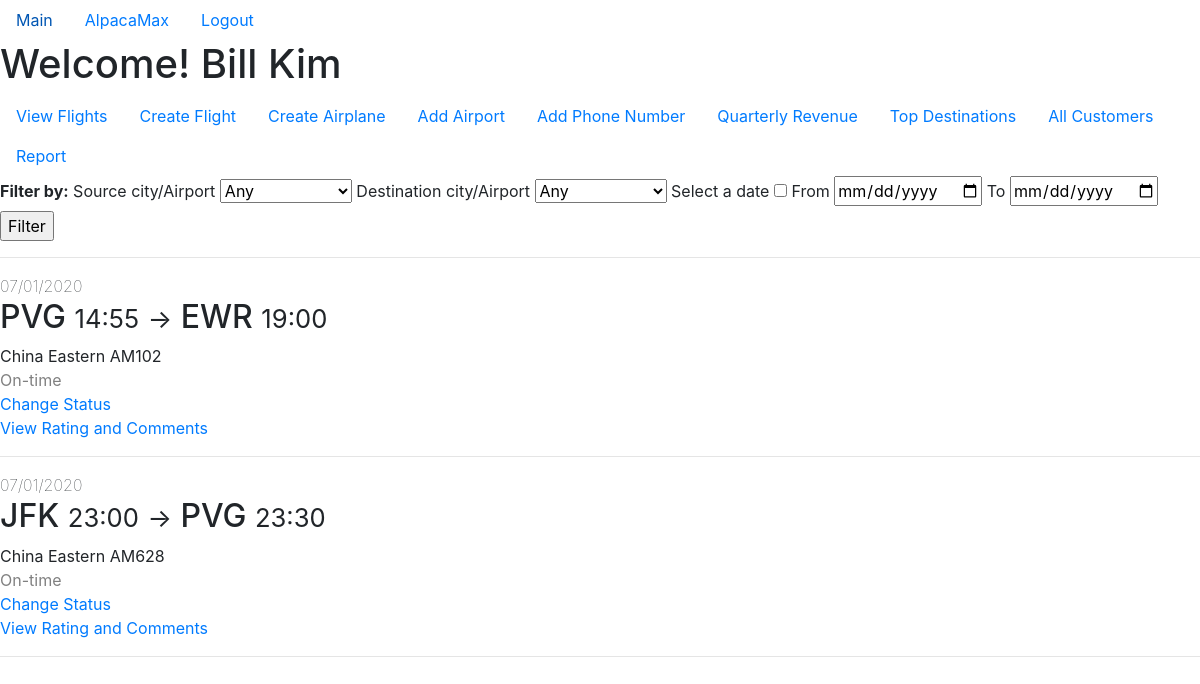
The page /staffFlights (signed in) on the database its author committed.
### app/models.py (models this page shows, shortened)
class Staff(db.Model, UserMixin):
    username = db.Column(db.String(20), primary_key=True)
    password = db.Column(db.String(60), nullable=False)
    first_name = db.Column(db.String(20), nullable=False)
    last_name = db.Column(db.String(20), nullable=False)
    date_of_birth = db.Column(db.Date, nullable=False)
    airline_name = db.Column(db.String(20),
                             db.ForeignKey("airline.name"),
                             nullable=False)
    phones = db.relationship("Phone", backref="staff", lazy=True)
    def get_id(self):
        return self.username
    def get_user_type(self):
        return "Staff"

class Flight(db.Model):
    flight_num = db.Column(db.String(5), primary_key=True)
    depart_datetime = db.Column(db.DateTime, primary_key=True)
    airline_name = db.Column(db.String(20),
                             db.ForeignKey("airplane.airline_name"),
                             primary_key=True)
    depart_airport = db.Column(db.String(20),
                               db.ForeignKey("airport.name"),
                               nullable=False)
    arrival_datetime = db.Column(db.DateTime, nullable=False)
    arrival_airport = db.Column(db.String(20),
                                db.ForeignKey("airport.name"),
                                nullable=False)
    base_price = db.Column(db.Integer, nullable=False)
    airplane_id = db.Column(db.String(5),
                            db.ForeignKey("airplane.id"),
                            nullable=False)
    status = db.Column(db.String(10), nullable=False)
    tickets = db.relationship("Ticket",
                              backref="flight",
                              lazy=True,
                              primaryjoin='''and_(Flight.flight_num==Ticket.flight_num,
                                            Flight.depart_datetime==Ticket.depart_datetime,
                                            Flight.airline_name==Ticket.airline_name)''')

### app/routes.py (the view)
@app.route("/staffFlights", methods=["GET", "POST"])
@login_required
def staff_flights():
    if (current_user.get_user_type() == "Customer"):
        flash("You cannot see these flights!")
        return redirect(url_for("home"))
    form = StaffFlightFilterForm()
    form.create_choices()
    if (form.validate_on_submit()):
        flights = Flight.query.filter(Flight.airline_name==current_user.airline_name)
        if (form.source_city_airport.data != "any"):
            flights = flights.filter(Flight.depart_airport==form.source_city_airport.data)
        if (form.dest_city_airport.data != "any"):
            flights = flights.filter(Flight.arrival_airport==form.dest_city_airport.data)
        if (form.gonna_filter_date.data and form.start_date.data and form.end_date.data):
            flights = flights.filter(Flight.depart_datetime>=to_datetime(form.start_date.data),
                                     Flight.depart_datetime<=to_datetime(form.end_date.data))
    else:
        today = datetime.datetime.today()
        next_month = today + datetime.timedelta(days=30)
        flights = Flight.query.filter(Flight.airline_name==current_user.airline_name,
                                      Flight.depart_datetime>=today,
                                      Flight.depart_datetime<=next_month)
    return render_template("staff_flights.html", form=form, flights=flights.all())

### app/forms.py (shortened to what this page needs)
class StaffFlightFilterForm(FlaskForm):
    start_date = StringField("From")
    end_date = StringField("To")
    source_city_airport = SelectField("Source city/Airport")
    dest_city_airport = SelectField("Destination city/Airport")
    gonna_filter_date = BooleanField("Select a date")
    submit = SubmitField("Filter")
    def create_choices(self):
        choices = [('any', 'Any')] + [(airport.name, "%s/%s" % (airport.city, airport.name)) for airport in Airport.query.all()]
        self.source_city_airport.choices = choices
        self.dest_city_airport.choices = choices

### app/models.py (called while the page is built)
@login_manager.user_loader
def load_user(user_id):
    result = Staff.query.get(user_id)
    if (result is None):
        return Customer.query.get(user_id)
    else:
        return result

### app/templates/staff_flights.html (shortened to what this page needs)
{% extends 'staff_layout.html' %}
{% block home_content %}
<form method="POST" action"">
    <label style="font-weight:bold">Filter by: </label>
    {{ form.source_city_airport.label() }}
    {{ form.source_city_airport() }}
    {{ form.dest_city_airport.label() }}
    {{ form.dest_city_airport() }}
    {{ form.gonna_filter_date.label() }}
    {{ form.gonna_filter_date() }}
    {{ form.start_date.label() }}
    {{ form.start_date(type="date") }}
    {{ form.end_date.label() }}
    {{ form.end_date(type="date") }}
    {{ form.submit() }}
</form>
<hr>
{% for flight in flights %}
    <div>
        <span style="font-weight:lighter">{{ flight.depart_datetime.strftime("%m/%d/%Y") }}</span><br>
        <h2>
            {{ flight.depart_airport }}
            <small>{{ flight.depart_datetime.strftime("%H:%M") }}</small>
            <small>-></small>
            {{ flight.arrival_airport }}
            <small>{{ flight.arrival_datetime.strftime("%H:%M") }}</small>
        </h2>
        <span>{{ flight.airline_name }} {{ flight.airplane_id }}</span><br>
        <span style="color:gray">{{ flight.status }}</span><br>
        <a href="{{ url_for('change_status', flight_num=flight.flight_num, depart_datetime=flight.depart_datetime) }}">Change Status</a><br>
        <a href="{{ url_for('view_comments', flight_num=flight.flight_num, depart_datetime=flight.depart_datetime) }}">View Rating and Comments</a>
    </div>
    <hr>
{% endfor %}
{% endblock %}

### app/templates/staff_layout.html
{% extends "layout.html" %}
{% block content %}
    <h1>Welcome! {{ current_user.first_name }} {{ current_user.last_name }}</h1>
    <ul class="nav">
        <li class="nav-item">
            <a class="nav-link" href="{{ url_for('staff_flights') }}"">View Flights</a>
        </li>
        <li class="nav-item">
            <a class="nav-link" href="{{ url_for('create_flight') }}">Create Flight</a>
        </li>
        <li class="nav-item">
            <a class="nav-link" href="{{ url_for('create_airplane') }}">Create Airplane</a>
        </li>
        <li class="nav-item">
            <a class="nav-link" href="{{ url_for('add_airport') }}">Add Airport</a>
        </li>
        <li class="nav-item">
            <a class="nav-link" href="{{ url_for('add_phone_number') }}">Add Phone Number</a>
        </li>
        <li class="nav-item">
            <a class="nav-link" href="{{ url_for('quarterly_revenue_earned') }}">Quarterly Revenue</a>
        </li>
        <li class="nav-item">
            <a class="nav-link" href="{{ url_for('top_destinations') }}">Top Destinations</a>
        </li>
        <li class="nav-item">
            <a class="nav-link" href="{{ url_for('all_customers') }}">All Customers</a>
        </li>
        <li class="nav-item">
            <a class="nav-link" href="{{ url_for('report') }}">Report</a>
        </li>
    </ul>
    {% block home_content %}{% endblock %}
{% endblock content %}

### app/templates/layout.html (shortened to what this page needs)
<!DOCTYPE html>
<html lang="en">
<head>
    <link rel="stylesheet" href="https://stackpath.bootstrapcdn.com/bootstrap/4.4.1/css/bootstrap.min.css">
    <link rel="stylesheet" href="https://cdnjs.cloudflare.com/ajax/libs/Chart.js/2.9.3/Chart.min.css" />
</head>
<body>
    <ul class="nav">
        <li class="nav-item">
            <a class="nav-link" href="{{ url_for('home') }}">Main</a>
        </li>
        {% if current_user.is_authenticated %}
            <li class="nav-item">
                {% if current_user.get_user_type() == "Customer" %}
                    <a class="nav-link" href="{{ url_for('customer_future_flights') }}">{{ current_user.get_id() }}</a>
                {% else %}
                    <a class="nav-link" href="{{ url_for('staff_flights') }}">{{ current_user.get_id() }}</a>
                {% endif %}
            </li>
            <li class="nav-item">
                <a class="nav-link" href="{{ url_for('logout') }}">Logout</a>
            </li>
        {% endif %}
    </ul>
    {% block content %}{% endblock %}
</body>
</html>

### rows shown on the page
Staff: get_id "AlpacaMax", first_name "Bill", last_name "Kim"
Flight: depart_datetime "07/01/2020", depart_airport "PVG", depart_datetime "14:55", arrival_airport "EWR", arrival_datetime "19:00", airline_name "China Eastern", airplane_id "AM102", status "On-time"
Flight: depart_datetime "07/01/2020", depart_airport "JFK", depart_datetime "23:00", arrival_airport "PVG", arrival_datetime "23:30", airline_name "China Eastern", airplane_id "AM628", status "On-time"
